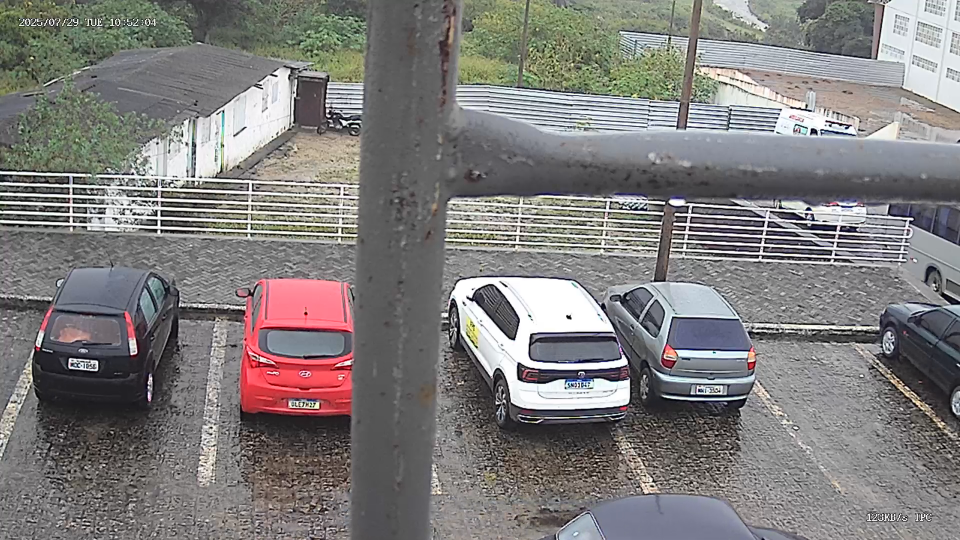
#> input picture frame 37 of EstacionandoVideoNublado/VideoEstacionandoNublado.mp4, 1920 x 1080 px (shown at 1/2 size)
$ python main.py
#> lines starting #> are read from the running program, lines starting #| are printed output that depends on the picture; after the words box and inside, x2 and y2 are one past the last pixel; in counts of white or black regions, pixels touching at a corner belong together
import cv2
import pickle
import cvzone
import numpy as np

# Carrega vídeo da câmera RTSP
 #cap = cv2.VideoCapture('rtsp://admin:admin123456@10.12.12.181:8554/profile0')

cap = cv2.VideoCapture('VideoEstacionandoNublado.mp4')  # caminho do video

# Carrega as posições das vagas (cada vaga tem 4 pontos)
with open('IMGVideoEstacionandoNublado.pkl', 'rb') as f:
#> (reads EstacionandoVideoNublado/IMGVideoEstacionandoNublado.pkl from the repository)
    posList = pickle.load(f)

# Dimensão base da imagem onde marcou as vagas
IMG_WIDTH, IMG_HEIGHT = 1920, 1080

def verificarVaga(imgPro, frame_width, frame_height):
    contadorEspaco = 0

    for pontos in posList:
        # Escala os pontos para o tamanho do frame atual
        scaled_points = []
        for pt in pontos:
            x_scaled = int(pt[0] * frame_width / IMG_WIDTH)
            y_scaled = int(pt[1] * frame_height / IMG_HEIGHT)
            scaled_points.append((x_scaled, y_scaled))

        pts = np.array(scaled_points, np.int32)
        pts = pts.reshape((-1, 1, 2))

        # Cria uma máscara da vaga
        mascara = np.zeros_like(imgPro)
        cv2.fillPoly(mascara, [pts], 255)

        # Aplica a máscara na imagem processada
        vagaArea = cv2.bitwise_and(imgPro, imgPro, mask=mascara)

        # Conta pixels brancos (ocupação)
        count = cv2.countNonZero(vagaArea)

        # Define estado da vaga
        if count < 17000:
            color = (0, 255, 0)  # Livre
            espessura = 5
            contadorEspaco += 1
        else:
            color = (0, 0, 255)  # Ocupada
            espessura = 2

        # Desenha o polígono da vaga
        cv2.polylines(img, [pts], isClosed=True, color=color, thickness=espessura)
        cvzone.putTextRect(img, str(count), (pts[0][0][0], pts[0][0][1] - 5),
                           scale=1, thickness=2, offset=0, colorR=color)

    # Exibe total de vagas livres
    cvzone.putTextRect(img, f'Vagas Livres: {contadorEspaco}/{len(posList)}',
                       (50, 100), scale=2, thickness=3, offset=10, colorR=(0, 200, 0))

# Janela redimensionável
cv2.namedWindow("Detecção de Vagas", cv2.WINDOW_NORMAL)

# Loop principal
while True:
    sucesso, img = cap.read()
#> img is the input picture: shape (1080, 1920, 3); mean B, G, R 124.3, 125.1, 127.6
    if not sucesso:
        print("Falha ao capturar vídeo.")
        break

    frame_height, frame_width = img.shape[:2]
#> frame_height = 1080; frame_width = 1920

    # Pré-processamento da imagem
    imgGray = cv2.cvtColor(img, cv2.COLOR_BGR2GRAY)
    imgBlur = cv2.GaussianBlur(imgGray, (3, 3), 1)
    _, imgThreshold = cv2.threshold(imgBlur, 100, 255, cv2.THRESH_BINARY_INV)
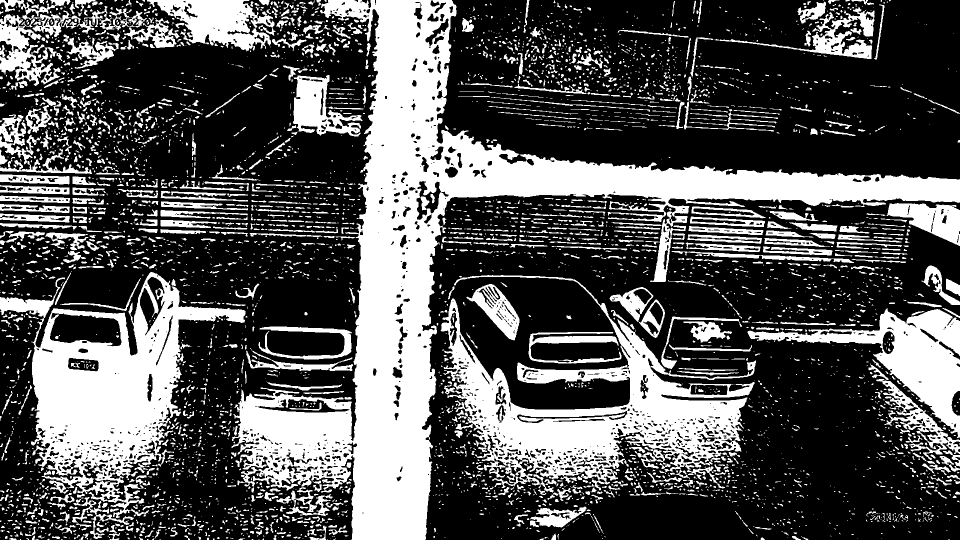
#> imgThreshold: shape (1080, 1920) (shown at 1/2 size); 33.7% white; 4650 white regions (3201 under 20 px), largest, box (x1, y1, x2, y2) and area: (463, 0, 1920, 1080) 260489, (0, 544, 491, 1036) 83736, (881, 550, 1512, 985) 83102
    imgMedio = cv2.medianBlur(imgThreshold, 5)
#> imgMedio: shape (1080, 1920); 31.9% white; 2211 white regions (1206 under 20 px), largest, box (x1, y1, x2, y2) and area: (464, 0, 1920, 1080) 260647, (882, 554, 1512, 984) 86320, (62, 544, 491, 1050) 82457
    kernel = np.ones((3, 3), np.uint8)
    imgDilatada = cv2.dilate(imgMedio, kernel, iterations=1)
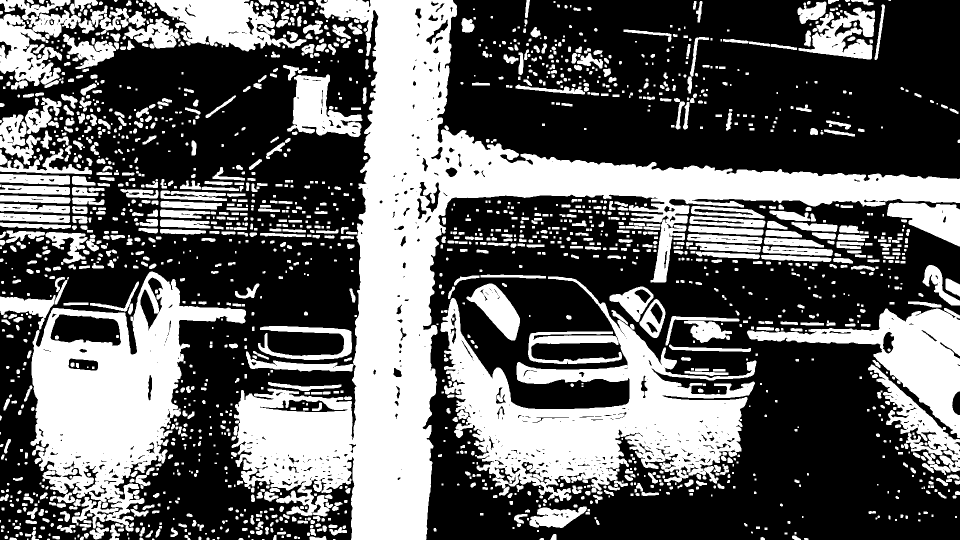
#> imgDilatada: shape (1080, 1920) (shown at 1/2 size); 38.8% white; 1887 white regions (288 under 20 px), largest, box (x1, y1, x2, y2) and area: (463, 0, 1920, 1080) 285817, (881, 553, 1513, 1002) 111431, (61, 543, 492, 1063) 93981

    # Verifica as vagas com escalonamento
    verificarVaga(imgDilatada, frame_width, frame_height)
#> the loop in verificarVaga, `for pontos in posList:` made 5 passes
#> count on passes 1 to 5: 53184, 18633, 37626, 36595, 12591
#> pass 1, in verificarVaga, `vagaArea = cv2.bitwise_and(imgPro, imgPro, mask=mascara)`:
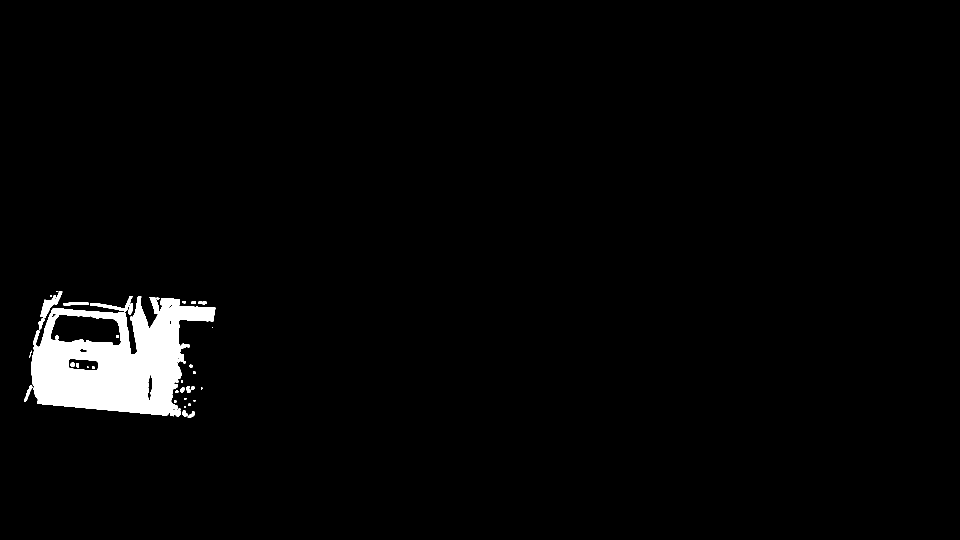
#> vagaArea: shape (1080, 1920) (shown at 1/2 size); 2.6% white; 35 white regions (9 under 20 px), largest, box (x1, y1, x2, y2) and area: (63, 593, 431, 833) 49991, (76, 583, 125, 659) 952, (180, 592, 266, 623) 601
#> after the loop in verificarVaga, `for pontos in posList:`:
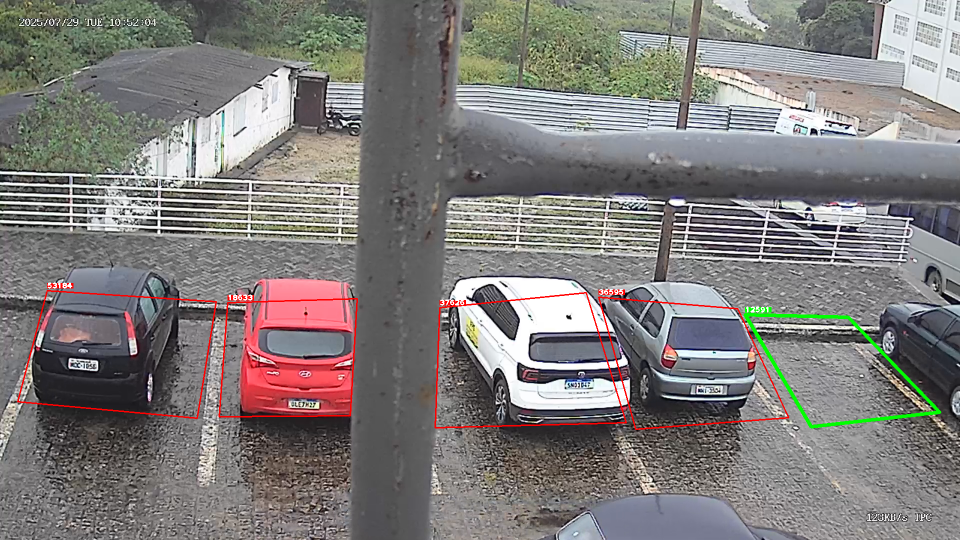
#> img: shape (1080, 1920, 3) (shown at 1/2 size); 1.1% of pixels changed, all inside (x1, y1, x2, y2) = (34, 565, 1883, 860)
#> after the loop in verificarVaga, `for pontos in posList:`:
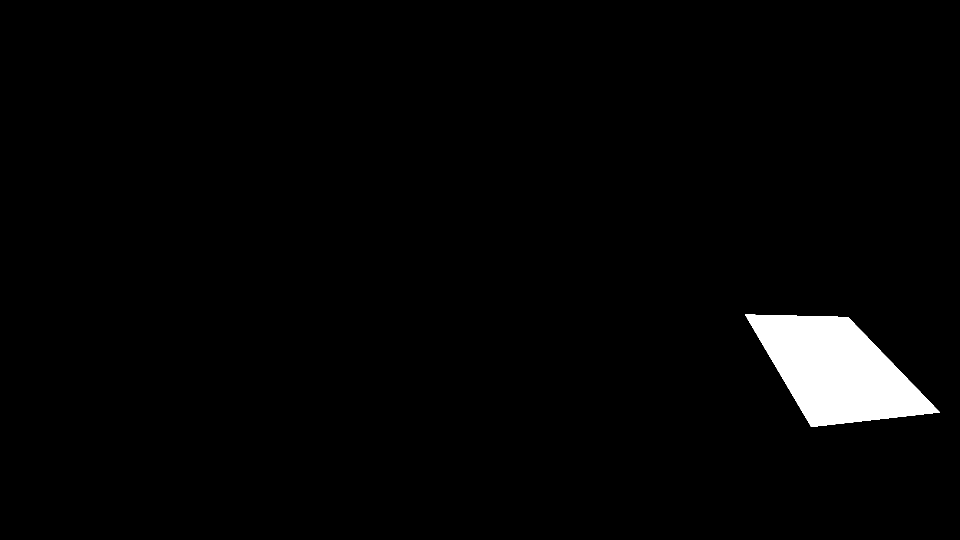
#> mascara: shape (1080, 1920) (shown at 1/2 size); 2.4% white; 1 white region, box (x1, y1, x2, y2) and area: (1490, 629, 1880, 854) 50252
#> after the loop in verificarVaga, `for pontos in posList:`:
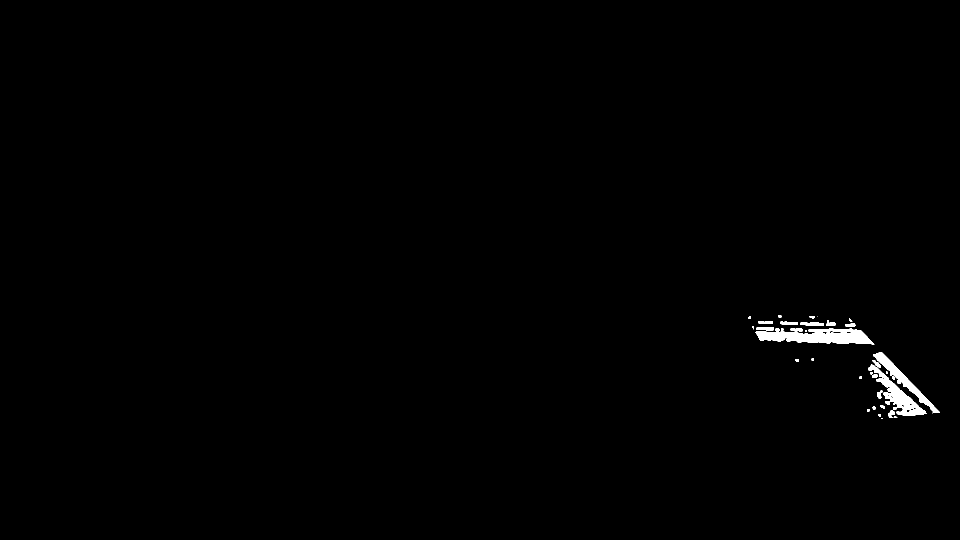
#> vagaArea: shape (1080, 1920) (shown at 1/2 size); 0.61% white; 36 white regions (6 under 20 px), largest, box (x1, y1, x2, y2) and area: (1511, 656, 1749, 689) 4903, (1736, 729, 1854, 832) 3129, (1747, 704, 1880, 827) 2421
#> after the loop in verificarVaga, `for pontos in posList:`: contadorEspaco = 1
#> in verificarVaga, `cvzone.putTextRect(img, f'Vagas Livres: {contadorEspaco}/{len(posList)..`:
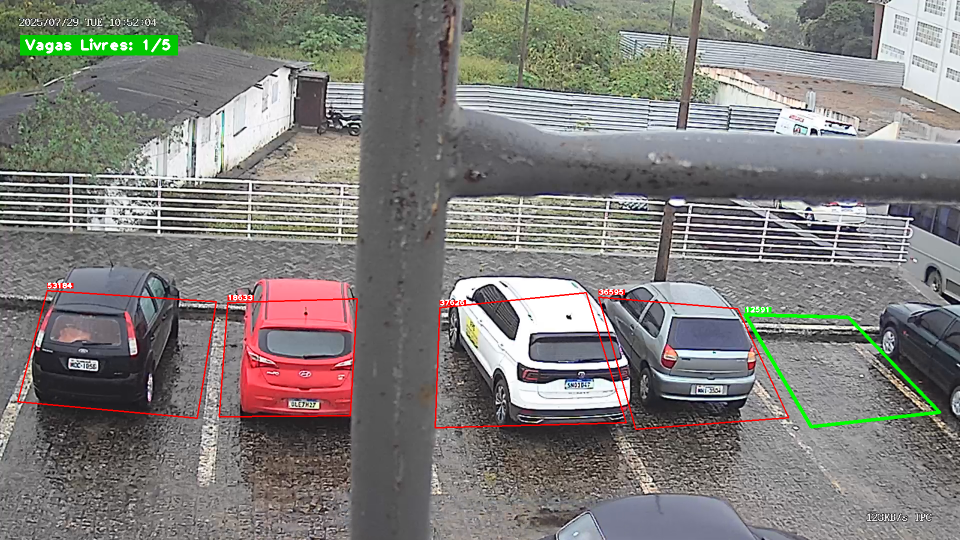
#> img: shape (1080, 1920, 3) (shown at 1/2 size); 0.62% of pixels changed, all inside (x1, y1, x2, y2) = (40, 70, 356, 111)

    # Mostra o resultado
    cv2.imshow("Detecção de Vagas", img)

    # Pressione 'q' para sair
    if cv2.waitKey(1) & 0xFF == ord('q'):
#> (key q is pressed here)
        break

cap.release()
cv2.destroyAllWindows()
